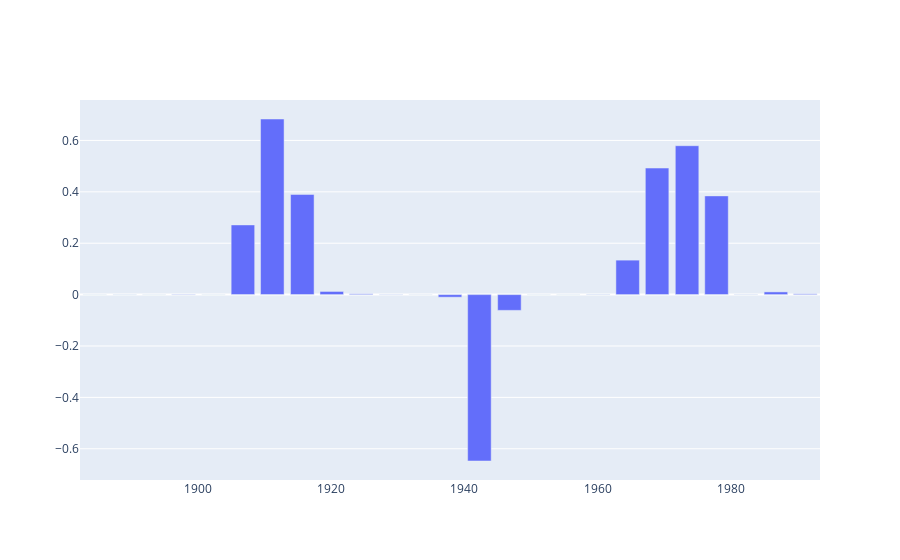

The notebook cell this image was saved under:
### Markdown cell above
This Prophet plot does not contain all the change points, only the most important ones. If you want to view all of them you could use the following code:

### Code cell
# Listing all the change points in the model
deltas = model.params['delta'].mean(0)
cp = pd.DataFrame(model.changepoints) # get all the change points dates
cp['deltas'] = deltas
fig = go.Figure()
# Create and style traces
fig.add_trace(go.Bar(x=cp['ds'], y=cp['deltas'], name='CPs',))

### Figure 1 — Plotly figure (JSON) as saved in the notebook; plotly's stock layout.template omitted (floating-point values rounded to 4 significant figures)
{"data": [{"name": "CPs", "type": "bar", "x": ["1884-06-30T00:00:00", "1888-12-31T00:00:00", "1893-05-31T00:00:00", "1897-10-31T00:00:00", "1902-04-30T00:00:00", "1906-09-30T00:00:00", "1911-02-28T00:00:00", "1915-08-31T00:00:00", "1920-01-31T00:00:00", "1924-06-30T00:00:00", "1928-12-31T00:00:00", "1933-05-31T00:00:00", "1937-10-31T00:00:00", "1942-03-31T00:00:00", "1946-09-30T00:00:00", "1951-02-28T00:00:00", "1955-07-31T00:00:00", "1960-01-31T00:00:00", "1964-06-30T00:00:00", "1968-11-30T00:00:00", "1973-05-31T00:00:00", "1977-10-31T00:00:00", "1982-03-31T00:00:00", "1986-09-30T00:00:00", "1991-02-28T00:00:00"], "y": [-2.253e-06, -0.0003139, -3.532e-05, -0.001024, -9.723e-06, 0.2713, 0.6835, 0.3899, 0.0123, 0.003041, -0.000558, 3.882e-05, -0.01004, -0.6476, -0.06132, -4.323e-12, -0.0001059, 0.0007251, 0.1342, 0.4925, 0.5795, 0.3842, 0.0005254, 0.01056, 0.0031]}], "layout": {}}
